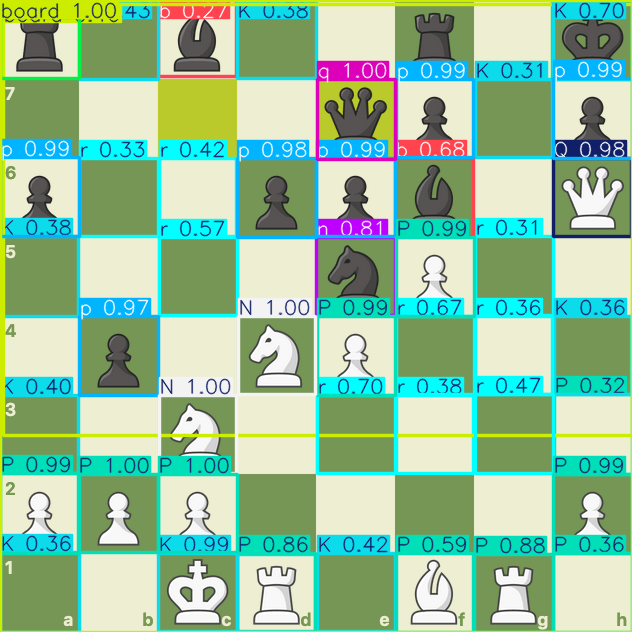
#> input picture runs/detect/predict3/chess_move.png, 632 x 632 px, found by its file name
$ python fen-convert.py
#> lines starting #> are read from the running program, lines starting #| are printed output that depends on the picture
import cv2

image = cv2.imread('e:/New Folder/roboflow/chess_move.png')
#> image is the input picture: shape (632, 632, 3); mean B, G, R 155.2, 190.6, 148.5
gray_image = cv2.cvtColor(image, cv2.COLOR_BGR2GRAY)
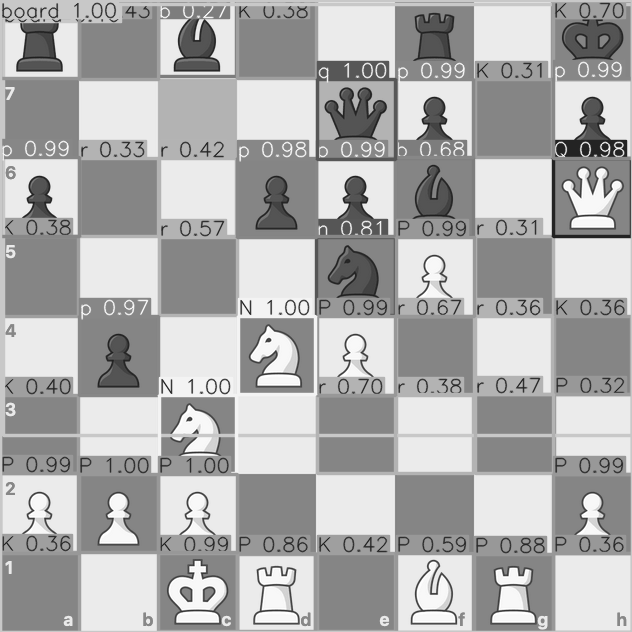
#> gray_image: shape (632, 632); min 31, max 255, mean 174

chessboard_size = (7, 7)
ret, corners = cv2.findChessboardCorners(gray_image, chessboard_size, None)
#> ret = False; corners = None

if ret:
    cv2.drawChessboardCorners(image, chessboard_size, corners, ret)
    cv2.imshow('Chessboard', image)
    cv2.waitKey(0)
    cv2.destroyAllWindows()
detected_pieces = {
    'a1': 'r', 'b1': 'n', 'c1': 'b', # etc.
}

positions = [
    'r', 'n', 'b', 'q', 'k', 'b', 'n', 'r',
    'p', 'p', 'p', 'p', 'p', 'p', 'p', 'p',
    ' ', ' ', ' ', ' ', ' ', ' ', ' ', ' ',
    ' ', ' ', ' ', ' ', ' ', ' ', ' ', ' ',
    ' ', ' ', ' ', ' ', ' ', ' ', ' ', ' ',
    ' ', ' ', ' ', ' ', ' ', ' ', ' ', ' ',
    'P', 'P', 'P', 'P', 'P', 'P', 'P', 'P',
    'R', 'N', 'B', 'Q', 'K', 'B', 'N', 'R'
]

def generate_fen(board_position):
    fen = ''
    empty_count = 0
    for i, piece in enumerate(board_position):
        if piece == ' ':
            empty_count += 1
        else:
            if empty_count > 0:
                fen += str(empty_count)
                empty_count = 0
            fen += piece
        if (i + 1) % 8 == 0:
            if empty_count > 0:
                fen += str(empty_count)
                empty_count = 0
            fen += '/'
    return fen.rstrip('/')

fen = generate_fen(positions)
print(fen)
